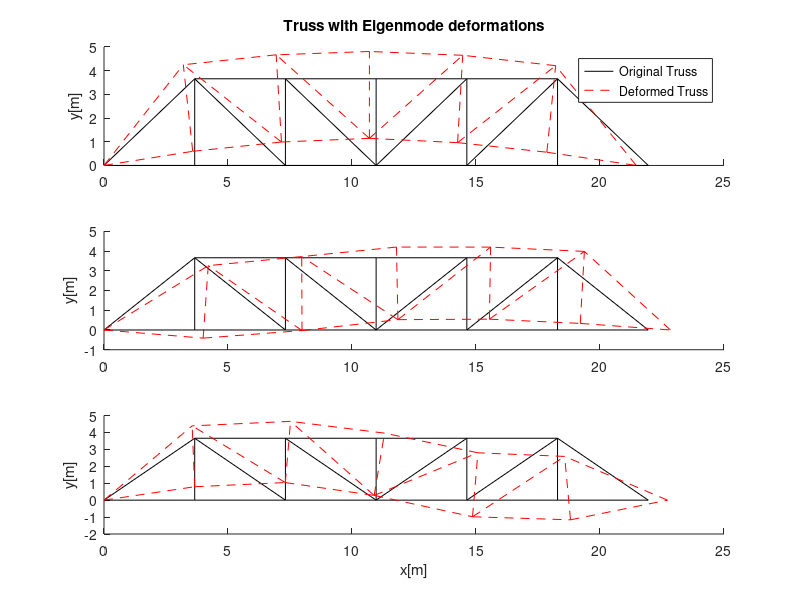

Here is the MATLAB script that generated this plot:
clear all; clc;

%% 2a
A = pi*.1016^2;
E = 210*10^9;
rho = 7700;
L = 3.6576;
Ldiag = L*sqrt(2);
m = rho*A*L;
mDiag = rho*A*Ldiag;

k = @(b) [(cosd(b))^2 cosd(b)*sind(b) -(cosd(b))^2 -cosd(b)*sind(b) ; cosd(b)*sind(b) (sind(b))^2 -cosd(b)*sind(b) -(sind(b))^2; -(cosd(b))^2 -cosd(b)*sind(b) (cosd(b))^2 cosd(b)*sind(b); -cosd(b)*sind(b) -(sind(b))^2 cosd(b)*sind(b) (sind(b))^2];
k1to2 = A*E*k(0)/L;
k1to12 = A*E*k(45)/Ldiag;
k2to3 = A*E*k(0)/L;
k2to12 = A*E*k(90)/L;
k3to4 = A*E*k(0)/L;
k3to11 = A*E*k(90)/L;
k3to12 = A*E*k(135)/Ldiag;
k4to5 = A*E*k(0)/L;
k4to9 = A*E*k(45)/Ldiag;
k4to10 = A*E*k(90)/L;
k4to11 = A*E*k(135)/Ldiag;
k5to6 = A*E*k(0)/L;
k5to8 = A*E*k(45)/Ldiag;
k5to9 = A*E*k(90)/L;
k6to7 = A*E*k(0)/L;
k6to8 = A*E*k(90)/L;
k7to8 = A*E*k(135)/Ldiag;
k8to9 = A*E*k(180)/L;
k9to10 = A*E*k(180)/L;
k10to11 = A*E*k(180)/L;
k11to12 = A*E*k(180)/L;

kg = zeros(24,24);
kg([1,2,3,4],[1,2,3,4]) = kg([1,2,3,4],[1,2,3,4]) + k1to2;
kg([1,2,23,24],[1,2,23,24]) = kg([1,2,23,24],[1,2,23,24]) + k1to12;
kg([3,4,5,6],[3,4,5,6]) = kg([3,4,5,6],[3,4,5,6]) + k2to3;
kg([3,4,23,24],[3,4,23,24]) = kg([3,4,23,24],[3,4,23,24]) + k2to12;
kg([5,6,7,8],[5,6,7,8]) = kg([5,6,7,8],[5,6,7,8]) + k3to4;
kg([5,6,21,22],[5,6,21,22]) = kg([5,6,21,22],[5,6,21,22]) + k3to11;
kg([5,6,23,24],[5,6,23,24]) = kg([5,6,23,24],[5,6,23,24]) + k3to12;
kg([7,8,9,10],[7,8,9,10]) = kg([7,8,9,10],[7,8,9,10]) + k4to5;
kg([7,8,17,18],[7,8,17,18]) = kg([7,8,17,18],[7,8,17,18]) + k4to9;
kg([7,8,19,20],[7,8,19,20]) = kg([7,8,19,20],[7,8,19,20]) + k4to10;
kg([7,8,21,22],[7,8,21,22]) = kg([7,8,21,22],[7,8,21,22]) + k4to11;
kg([9,10,11,12],[9,10,11,12]) = kg([9,10,11,12],[9,10,11,12]) + k5to6;
kg([9,10,15,16],[9,10,15,16]) = kg([9,10,15,16],[9,10,15,16]) + k5to8;
kg([9,10,17,18],[9,10,17,18]) = kg([9,10,17,18],[9,10,17,18]) + k5to9;
kg([11,12,13,14],[11,12,13,14]) = kg([11,12,13,14],[11,12,13,14]) + k6to7;
kg([11,12,15,16],[11,12,15,16]) = kg([11,12,15,16],[11,12,15,16]) + k6to8;
kg([13,14,15,16],[13,14,15,16]) = kg([13,14,15,16],[13,14,15,16]) + k7to8;
kg([15,16,17,18],[15,16,17,18]) = kg([15,16,17,18],[15,16,17,18]) + k8to9;
kg([17,18,19,20],[17,18,19,20]) = kg([17,18,19,20],[17,18,19,20]) + k9to10;
kg([19,20,21,22],[19,20,21,22]) = kg([19,20,21,22],[19,20,21,22]) + k10to11;
kg([21,22,23,24],[21,22,23,24]) = kg([21,22,23,24],[21,22,23,24]) + k11to12;

M = @(l) rho*A*l*diag(.5*ones(1,4));
Mstr = M(L);
Mdiag = M(Ldiag);

Mg = zeros(24,24);
Mg([1,2,3,4],[1,2,3,4]) = Mg([1,2,3,4],[1,2,3,4]) + Mstr;
Mg([1,2,23,24],[1,2,23,24]) = Mg([1,2,23,24],[1,2,23,24]) + Mdiag;
Mg([3,4,5,6],[3,4,5,6]) = Mg([3,4,5,6],[3,4,5,6]) + Mstr;
Mg([3,4,23,24],[3,4,23,24]) = Mg([3,4,23,24],[3,4,23,24]) + Mstr;
Mg([5,6,7,8],[5,6,7,8]) = Mg([5,6,7,8],[5,6,7,8]) + Mstr;
Mg([5,6,21,22],[5,6,21,22]) = Mg([5,6,21,22],[5,6,21,22]) + Mstr;
Mg([5,6,23,24],[5,6,23,24]) = Mg([5,6,23,24],[5,6,23,24]) + Mdiag;
Mg([7,8,9,10],[7,8,9,10]) = Mg([7,8,9,10],[7,8,9,10]) + Mstr;
Mg([7,8,17,18],[7,8,17,18]) = Mg([7,8,17,18],[7,8,17,18]) + Mdiag;
Mg([7,8,19,20],[7,8,19,20]) = Mg([7,8,19,20],[7,8,19,20]) + Mstr;
Mg([7,8,21,22],[7,8,21,22]) = Mg([7,8,21,22],[7,8,21,22]) + Mdiag;
Mg([9,10,11,12],[9,10,11,12]) = Mg([9,10,11,12],[9,10,11,12]) + Mstr;
Mg([9,10,15,16],[9,10,15,16]) = Mg([9,10,15,16],[9,10,15,16]) + Mdiag;
Mg([9,10,17,18],[9,10,17,18]) = Mg([9,10,17,18],[9,10,17,18]) + Mstr;
Mg([11,12,13,14],[11,12,13,14]) = Mg([11,12,13,14],[11,12,13,14]) + Mstr;
Mg([11,12,15,16],[11,12,15,16]) = Mg([11,12,15,16],[11,12,15,16]) + Mstr;
Mg([13,14,15,16],[13,14,15,16]) = Mg([13,14,15,16],[13,14,15,16]) +Mdiag;
Mg([15,16,17,18],[15,16,17,18]) = Mg([15,16,17,18],[15,16,17,18]) + Mstr;
Mg([17,18,19,20],[17,18,19,20]) = Mg([17,18,19,20],[17,18,19,20]) + Mstr;
Mg([19,20,21,22],[19,20,21,22]) = Mg([19,20,21,22],[19,20,21,22]) + Mstr;
Mg([21,22,23,24],[21,22,23,24]) = Mg([21,22,23,24],[21,22,23,24]) + Mstr;

trace(kg)
trace(Mg)

%% 2b
kr = kg;
kr(:,14) = [];
kr(14,:) = [];
kr(:,2) = [];
kr(2,:) = [];
kr(:,1) = [];
kr(1,:) = [];
Mr = Mg;
Mr(:,14) = [];
Mr(14,:) = [];
Mr(:,2) = [];
Mr(2,:) = [];
Mr(:,1) = [];
Mr(1,:) = [];

[eigvec,eig] = eig(Mr\kr);
shapevecs = eigvec;
frequencies = diag(sqrt(eig))/(2*pi);
lowestfreqs = frequencies([15,16,21])
mode1 = eigvec(:,15);
mode2 = eigvec(:,16);
mode3 = eigvec(:,21);
mode1 = [0;0;mode1(1:11);0;mode1(12:end)];
mode2 = [0;0;mode2(1:11);0;mode2(12:end)];
mode3 = [0;0;mode3(1:11);0;mode3(12:end)];
%% 2d
tn = L*[0,0,1,0,2,0,3,0,4,0,5,0,6,0,5,1,4,1,3,1,2,1,1,1]';
figure(1); hold on;
subplot(3,1,1); hold on; title('Truss with Eigenmode deformations');
p1 = plot(tn([1,3]),tn([2,4]),'-k');
plot(tn([1,23]),tn([2,24]),'-k');
plot(tn([3,5]),tn([4,6]),'-k');
plot(tn([3,23]),tn([4,24]),'-k');
plot(tn([5,7]),tn([6,8]),'-k');
plot(tn([5,21]),tn([6,22]),'-k');
plot(tn([5,23]),tn([6,24]),'-k');
plot(tn([7,9]),tn([8,10]),'-k');
plot(tn([7,17]),tn([8,18]),'-k');
plot(tn([7,19]),tn([8,20]),'-k');
plot(tn([7,21]),tn([8,22]),'-k');
plot(tn([9,11]),tn([10,12]),'-k');
plot(tn([9,15]),tn([10,16]),'-k');
plot(tn([9,17]),tn([10,18]),'-k');
plot(tn([11,13]),tn([12,14]),'-k');
plot(tn([11,15]),tn([12,16]),'-k');
plot(tn([13,15]),tn([14,16]),'-k');
plot(tn([15,17]),tn([16,18]),'-k');
plot(tn([17,19]),tn([18,20]),'-k');
plot(tn([19,21]),tn([20,22]),'-k');
plot(tn([21,23]),tn([22,24]),'-k');

tn = tn+3*mode1;
p2 = plot(tn([1,3]),tn([2,4]),'--r');
plot(tn([1,23]),tn([2,24]),'--r');
plot(tn([3,5]),tn([4,6]),'--r');
plot(tn([3,23]),tn([4,24]),'--r');
plot(tn([5,7]),tn([6,8]),'--r');
plot(tn([5,21]),tn([6,22]),'--r');
plot(tn([5,23]),tn([6,24]),'--r');
plot(tn([7,9]),tn([8,10]),'--r');
plot(tn([7,17]),tn([8,18]),'--r');
plot(tn([7,19]),tn([8,20]),'--r');
plot(tn([7,21]),tn([8,22]),'--r');
plot(tn([9,11]),tn([10,12]),'--r');
plot(tn([9,15]),tn([10,16]),'--r');
plot(tn([9,17]),tn([10,18]),'--r');
plot(tn([11,13]),tn([12,14]),'--r');
plot(tn([11,15]),tn([12,16]),'--r');
plot(tn([13,15]),tn([14,16]),'--r');
plot(tn([15,17]),tn([16,18]),'--r');
plot(tn([17,19]),tn([18,20]),'--r');
plot(tn([19,21]),tn([20,22]),'--r');
plot(tn([21,23]),tn([22,24]),'--r');
legend([p1,p2],'Original Truss','Deformed Truss');
ylabel('y[m]');

tn = L*[0,0,1,0,2,0,3,0,4,0,5,0,6,0,5,1,4,1,3,1,2,1,1,1]';
subplot(3,1,2); hold on;
plot(tn([1,3]),tn([2,4]),'-k');
plot(tn([1,23]),tn([2,24]),'-k');
plot(tn([3,5]),tn([4,6]),'-k');
plot(tn([3,23]),tn([4,24]),'-k');
plot(tn([5,7]),tn([6,8]),'-k');
plot(tn([5,21]),tn([6,22]),'-k');
plot(tn([5,23]),tn([6,24]),'-k');
plot(tn([7,9]),tn([8,10]),'-k');
plot(tn([7,17]),tn([8,18]),'-k');
plot(tn([7,19]),tn([8,20]),'-k');
plot(tn([7,21]),tn([8,22]),'-k');
plot(tn([9,11]),tn([10,12]),'-k');
plot(tn([9,15]),tn([10,16]),'-k');
plot(tn([9,17]),tn([10,18]),'-k');
plot(tn([11,13]),tn([12,14]),'-k');
plot(tn([11,15]),tn([12,16]),'-k');
plot(tn([13,15]),tn([14,16]),'-k');
plot(tn([15,17]),tn([16,18]),'-k');
plot(tn([17,19]),tn([18,20]),'-k');
plot(tn([19,21]),tn([20,22]),'-k');
plot(tn([21,23]),tn([22,24]),'-k');

tn = tn+3*mode2;
plot(tn([1,3]),tn([2,4]),'--r');
plot(tn([1,23]),tn([2,24]),'--r');
plot(tn([3,5]),tn([4,6]),'--r');
plot(tn([3,23]),tn([4,24]),'--r');
plot(tn([5,7]),tn([6,8]),'--r');
plot(tn([5,21]),tn([6,22]),'--r');
plot(tn([5,23]),tn([6,24]),'--r');
plot(tn([7,9]),tn([8,10]),'--r');
plot(tn([7,17]),tn([8,18]),'--r');
plot(tn([7,19]),tn([8,20]),'--r');
plot(tn([7,21]),tn([8,22]),'--r');
plot(tn([9,11]),tn([10,12]),'--r');
plot(tn([9,15]),tn([10,16]),'--r');
plot(tn([9,17]),tn([10,18]),'--r');
plot(tn([11,13]),tn([12,14]),'--r');
plot(tn([11,15]),tn([12,16]),'--r');
plot(tn([13,15]),tn([14,16]),'--r');
plot(tn([15,17]),tn([16,18]),'--r');
plot(tn([17,19]),tn([18,20]),'--r');
plot(tn([19,21]),tn([20,22]),'--r');
plot(tn([21,23]),tn([22,24]),'--r');
ylabel('y[m]');

tn = L*[0,0,1,0,2,0,3,0,4,0,5,0,6,0,5,1,4,1,3,1,2,1,1,1]';
subplot(3,1,3); hold on;
plot(tn([1,3]),tn([2,4]),'-k');
plot(tn([1,23]),tn([2,24]),'-k');
plot(tn([3,5]),tn([4,6]),'-k');
plot(tn([3,23]),tn([4,24]),'-k');
plot(tn([5,7]),tn([6,8]),'-k');
plot(tn([5,21]),tn([6,22]),'-k');
plot(tn([5,23]),tn([6,24]),'-k');
plot(tn([7,9]),tn([8,10]),'-k');
plot(tn([7,17]),tn([8,18]),'-k');
plot(tn([7,19]),tn([8,20]),'-k');
plot(tn([7,21]),tn([8,22]),'-k');
plot(tn([9,11]),tn([10,12]),'-k');
plot(tn([9,15]),tn([10,16]),'-k');
plot(tn([9,17]),tn([10,18]),'-k');
plot(tn([11,13]),tn([12,14]),'-k');
plot(tn([11,15]),tn([12,16]),'-k');
plot(tn([13,15]),tn([14,16]),'-k');
plot(tn([15,17]),tn([16,18]),'-k');
plot(tn([17,19]),tn([18,20]),'-k');
plot(tn([19,21]),tn([20,22]),'-k');
plot(tn([21,23]),tn([22,24]),'-k');

tn = tn+3*mode3;
plot(tn([1,3]),tn([2,4]),'--r');
plot(tn([1,23]),tn([2,24]),'--r');
plot(tn([3,5]),tn([4,6]),'--r');
plot(tn([3,23]),tn([4,24]),'--r');
plot(tn([5,7]),tn([6,8]),'--r');
plot(tn([5,21]),tn([6,22]),'--r');
plot(tn([5,23]),tn([6,24]),'--r');
plot(tn([7,9]),tn([8,10]),'--r');
plot(tn([7,17]),tn([8,18]),'--r');
plot(tn([7,19]),tn([8,20]),'--r');
plot(tn([7,21]),tn([8,22]),'--r');
plot(tn([9,11]),tn([10,12]),'--r');
plot(tn([9,15]),tn([10,16]),'--r');
plot(tn([9,17]),tn([10,18]),'--r');
plot(tn([11,13]),tn([12,14]),'--r');
plot(tn([11,15]),tn([12,16]),'--r');
plot(tn([13,15]),tn([14,16]),'--r');
plot(tn([15,17]),tn([16,18]),'--r');
plot(tn([17,19]),tn([18,20]),'--r');
plot(tn([19,21]),tn([20,22]),'--r');
plot(tn([21,23]),tn([22,24]),'--r');
xlabel('x[m]');
ylabel('y[m]');